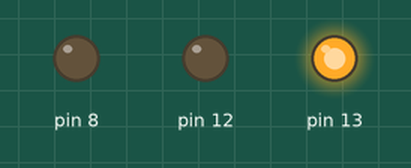
Recording of a sketch running on a simulated Arduino Uno, built with avr-gcc and run on an emulated ATmega328P. Parts: output pins drawn as LEDs (lit = HIGH).

Above: at 1.35 s.
At 23.2 s:
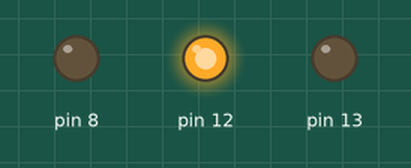
At 39.3 s:
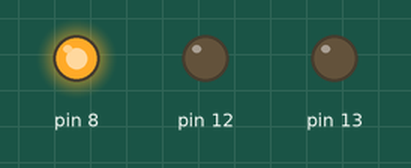
Timing chart, 0 to 40.0 s (numbered marks = the images above):
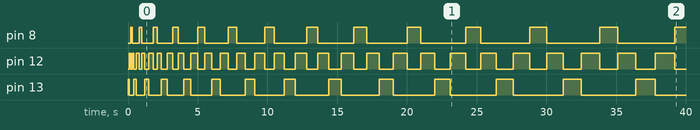

The sketch:

sketch3.ino
```cpp
void setup() {
  pinMode(13, OUTPUT);
  pinMode(12, OUTPUT);
  pinMode(8, OUTPUT);
}
int d = 0;
void loop() {
  digitalWrite(13, HIGH);
  digitalWrite(12, LOW);
  digitalWrite(8, LOW);
  delay(d);
  digitalWrite(13, LOW);
  digitalWrite(12, HIGH);
  digitalWrite(8, LOW);
  delay(d);
  digitalWrite(13, LOW);
  digitalWrite(12, LOW);
  digitalWrite(8, HIGH);
  delay(d);
  digitalWrite(13, LOW);
  digitalWrite(12, HIGH);
  digitalWrite(8, LOW);
  delay(d);
  d += 100;
  if (d >= 2000) {
    d = 0;
  }
}
```

Measured:
- by itself, pin 8: LOW → HIGH at 0.20 s, → LOW 0.10 s later, → HIGH 0.50 s later, → LOW 0.20 s later, … (27 changes in this stretch)
- by itself, pin 12: LOW → HIGH at 0.10 s, → LOW 0.10 s later, → HIGH 0.10 s later, → LOW 0.10 s later, … (54 changes in this stretch)
- by itself, pin 13: LOW → HIGH at 0.00 s, → LOW 0.10 s later, → HIGH 0.30 s later, → LOW 0.20 s later, … (28 changes in this stretch)
